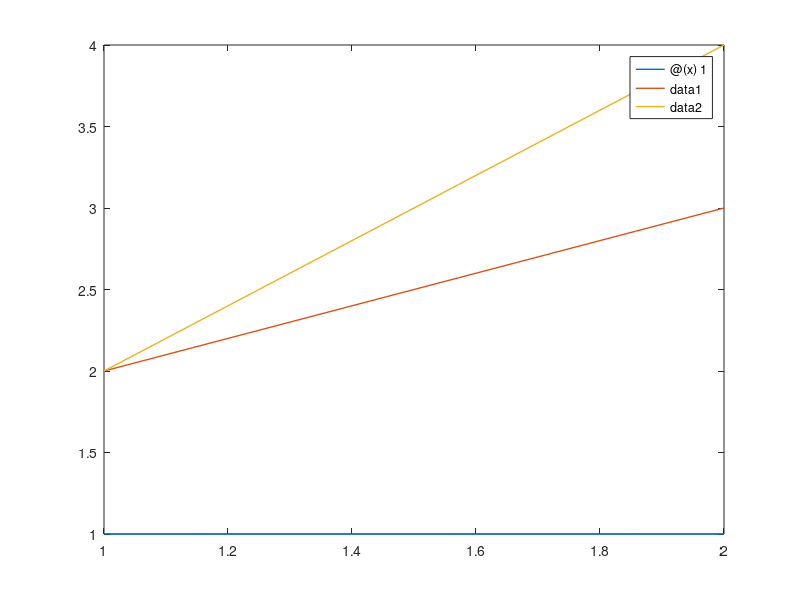

The MATLAB source for this figure: (Note: this script raises an error after producing the figure.)
clear; close all; clc;
folder2 = '/Users/rongfan/Desktop/Growth_Model/Latex';

figure('Position',[0 0 300 150]); 
f1 = @(x) 1;
fplot(f1,[1,2],'linewidth',1);
hold on;
f2 = @(x) x+1;
fplot(f2,[1,2],'linewidth',1);
hold on;
f3 = @(x) 2*x;
fplot(f3,[1,2],'linewidth',1);
hold on; 
xline(1,'--')
hold on; 
xline(2,'--')
xlim([0.75 2.5])
ylim([0 5])
xticks([1,2]); xticklabels({'N-1','N'})
yticks([1,2]); yticklabels({'1','e^{B(N-1)}'})
legend({'\gamma_K','\gamma_L(i,0)','\gamma_H(i,0)'},'location','northwest')
title('Task productivity')
filename = fullfile(folder2,'gamma.png');
saveas(gcf,filename); 

%%
clear; close all; clc;
folder2 = '/Users/rongfan/Desktop/Growth_Model/Latex';

global A sigma B_NH B_NL b_h h_HL k L_L L_H I;
A = 0.12; sigma = 2; B_NH = 2.26; B_NL = 1; b_h = 1;
k = 2; L_L = 0.7; L_H = 0.3;

figure('position',[0,0,800,250])
for i = 1:4
    if (i==1)
        I = 0.2; h_HL = 0.1;
        I1 = I;
    elseif (i==2)
        I = 0.4; h_HL = 0.1;
        I2 = I;
    elseif (i==3)
        I = 0.2; h_HL = 0.1;
        I1 = I;
    elseif (i==4)
        I = 0.2; h_HL = 1;
        I2 = I;
    end

    myfun = @arbitrage;
    if (i==0||i==1||i==3)
        S1 = fzero(myfun,0.6);
        S = S1;
    elseif (i==2||i==4)
        S2 = fzero(myfun,0.6);
        S = S2;
    end
    
    Eta = I^(1d0/(sigma-1d0));
    gamma_HL = exp(B_NH-B_NL+b_h*h_HL);
    Gamma_H = ((1d0-exp(-B_NH*(1d0-S)*(sigma-1d0)))/(B_NH*(sigma-1d0)))^(1d0/(sigma-1d0));   
    Gamma_L = ((exp(-B_NL*(1d0-S)*(sigma-1d0))-exp(-B_NL*(1d0-I)*(sigma-1d0)))/(B_NL*(sigma-1d0)))^(1d0/(sigma-1d0))/gamma_HL;
    y = A*((Eta*k/exp(B_NH+b_h*h_HL))^((sigma-1d0)/sigma)+(Gamma_L*L_L)^((sigma-1d0)/sigma)+(Gamma_H*L_H)^((sigma-1d0)/sigma))^(sigma/(sigma-1d0));
    R = A*Eta*(y/(A*Eta*k/exp(B_NH+b_h*h_HL)))^(1d0/sigma);
    W_H = exp(B_NH+b_h*h_HL)*A*Gamma_H*(y/(A*Gamma_H*L_H))^(1d0/sigma);
    W_L = exp(B_NH+b_h*h_HL)*A*Gamma_L*(y/(A*Gamma_L*L_L))^(1d0/sigma);

    f1 = @(i) (R/A)^(1-sigma)*i;
    f2 = @(i) f1(I)+(W_L/A)^(1-sigma)*(exp(B_NL*(sigma-1)*i)-exp(B_NL*(sigma-1)*I))/(B_NL*(sigma-1));
    f3 = @(i) f2(S)+(W_H/A/exp(b_h*h_HL))^(1-sigma)*(exp(B_NH*(sigma-1)*i)-exp(B_NH*(sigma-1)*S))/(B_NH*(sigma-1));
    if (i==1||i==3)
        COLOR = [0 0.1 0.6; 0 0.5 0.6; 0 0.9 0.6];
        subplot(1,2,(i+1)/2)
    elseif (i==2||i==4)
        COLOR = [0.6 0 0.1; 0.6 0 0.5; 0.6 0 0.9];
    end
    
    if (i==1||i==3)
        h1 = fplot(f1,[0,I],'linewidth',1,'color',COLOR(1,:));
        hold on;
    elseif (i==2||i==4)
        h2 = fplot(f1,[0,I],'linewidth',1,'color',COLOR(1,:));
        hold on;
    end    
    line([I,I],[0,f1(I)],'linewidth',1,'color',COLOR(1,:),'lineStyle','--');
    hold on;
    fplot(f2,[I,S],'linewidth',1,'color',COLOR(2,:));
    hold on;
    line([S,S],[0,f2(S)],'linewidth',1,'color',COLOR(2,:),'lineStyle','--');
    hold on;
    fplot(f3,[S,1],'linewidth',1,'color',COLOR(3,:));
    hold on; 
    if (i==2)
        annotation('textbox',[0.2,0.5,0,0],'HorizontalAlignment','center','string','Capital')
        annotation('textbox',[0.3,0.7,0,0],'HorizontalAlignment','center','string','Low-skill labor')
        annotation('textbox',[0.4,0.9,0,0],'HorizontalAlignment','center','string','High-skill labor')
        xticks([0,I1,I2,S1,S2,1])
        xticklabels({'N-1','I','I''','S','S''','N'})
        xlabel('Task index')
        yticks([0 1])
        ylabel('Cumulative output share')
        title('Increase in automation')
        legend([h1 h2],'Benchmark','Increase in automation','location','northwest')
    elseif (i==4)
        annotation('textbox',[0.6,0.4,0,0],'HorizontalAlignment','center','string','Capital')
        annotation('textbox',[0.7,0.65,0,0],'HorizontalAlignment','center','string','Low-skill labor')
        annotation('textbox',[0.85,0.9,0,0],'HorizontalAlignment','center','string','High-skill labor')
        xticks([0,I,S2,S1,1])
        xticklabels({'N-1','I','S''','S','N'})
        xlabel('Task index')
        yticks([0 1])
        title('Increase in human capital')
        legend([h1 h2],'Benchmark','Increase in human capital','location','northwest')
    end
end
filename = fullfile(folder2,'comparative.png');
exportgraphics(gcf,filename)


function x = arbitrage(S)
    global A sigma B_NH B_NL b_h h_HL k L_L L_H I;
    Eta = I^(1d0/(sigma-1d0));
    gamma_HL = exp(B_NH-B_NL+b_h*h_HL);
    Gamma_H = ((1d0-exp(-B_NH*(1d0-S)*(sigma-1d0)))/(B_NH*(sigma-1d0)))^(1d0/(sigma-1d0));   
    Gamma_L = ((exp(-B_NL*(1d0-S)*(sigma-1d0))-exp(-B_NL*(1d0-I)*(sigma-1d0)))/(B_NL*(sigma-1d0)))^(1d0/(sigma-1d0))/gamma_HL;
    y = A*((Eta*k/exp(B_NH+b_h*h_HL))^((sigma-1d0)/sigma)+(Gamma_L*L_L)^((sigma-1d0)/sigma)+(Gamma_H*L_H)^((sigma-1d0)/sigma))^(sigma/(sigma-1d0));
    w_H = A*Gamma_H*(y/(A*Gamma_H*L_H))^(1d0/sigma);
    w_L = A*Gamma_L*(y/(A*Gamma_L*L_L))^(1d0/sigma);
    x = w_H/w_L-exp((B_NH-B_NL)*S+b_h*h_HL);
end

